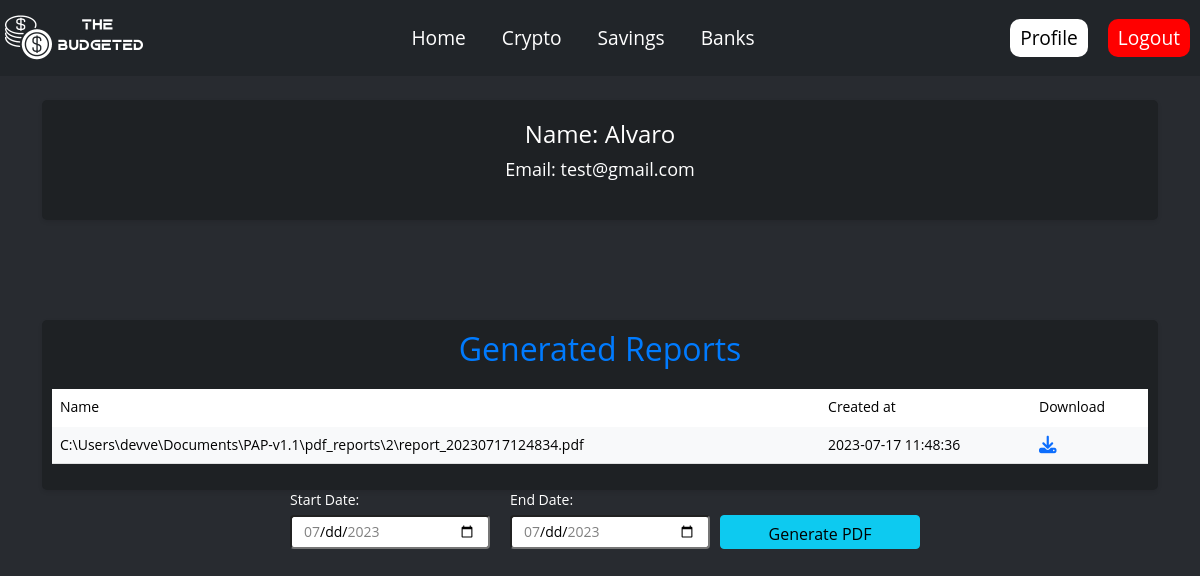
The page /profile (signed in) on the database its author committed.
### website/models.py (models this page shows, shortened)
class User(db.Model, UserMixin):
    id = db.Column(db.Integer, primary_key=True)
    email = db.Column(db.String(150), unique=True)
    password = db.Column(db.String(150))
    first_name = db.Column(db.String(150))
    total_cash = db.Column(db.Float, nullable=False, default=0.0)
    mains = db.relationship('Main', back_populates='user')
    savings = db.relationship('Saving', back_populates='user')
    cryptos = db.relationship('Crypto', back_populates='user')
    banks = db.relationship('Bank', back_populates='user')
    cash = db.relationship('CashSources', back_populates='user')

class GeneratedReport(db.Model):
    id = db.Column(db.Integer, primary_key=True)
    user_id = db.Column(db.Integer, db.ForeignKey('user.id'), nullable=False)
    filename = db.Column(db.String(100), nullable=False)
    generated_at = db.Column(db.DateTime, nullable=False, default=func.now())
    user = db.relationship('User', backref=db.backref('generated_reports', lazy=True))

### website/views.py (the view)
@views.route('/profile', methods=['GET'])
@login_required
def profile():
    oldest_transaction = Main.query.filter_by(user_id=current_user.id).order_by(Main.date.asc()).first()
    latest_transaction = Main.query.filter_by(user_id=current_user.id).order_by(Main.date.desc()).first()
    min_date = oldest_transaction.date.strftime('%Y-%m-%d') if oldest_transaction else ''
    max_date = latest_transaction.date.strftime('%Y-%m-%d') if latest_transaction else ''
    generated_reports = GeneratedReport.query.filter_by(user_id=current_user.id).all()
    return render_template('profile.html', user=current_user, generated_reports=generated_reports, min_date=min_date, max_date=max_date)

### website/__init__.py (called while the page is built)
def create_app():
    app = Flask(__name__)
    app.config['SECRET_KEY'] = 'devveeeeeeee'
    app.config['SQLALCHEMY_DATABASE_URI'] = f'sqlite:///{DB_NAME}'
    app.config['SESSION_COOKIE_SECURE'] = True
    app.config['SESSION_COOKIE_SAMESITE'] = 'None'
    db.init_app(app)
    from .views import views
    from .auth import auth
    app.register_blueprint(views, url_prefix='/')
    app.register_blueprint(auth, url_prefix='/')
    from .models import Main, User
    login_manager = LoginManager()
    login_manager.login_view = 'auth.login'
    login_manager.init_app(app)
    @login_manager.user_loader
    def load_user(id):
        return User.query.get(int(id))
    with app.app_context():
        db.create_all()
    return app

### website/templates/profile.html (shortened to what this page needs)
{% extends "base.html" %} {% block stylesheets %} {{ super() }}
<link
  rel="stylesheet"
  href="{{ url_for('static', filename='css/profile.css') }}"
/>
{% endblock %} {% block title %} My Profile {% endblock %} {% block content %}
<section class="profile-container">
  <div class="profile-details">
    <h1>Name: {{ user.first_name }}</h1>
    <h2>Email: {{ user.email }}</h2>
  </div>
</section>
<main class="report-table">
  <h2>Generated Reports</h2>
  <div class="table-responsive">
  <table class="table table-light align-middle">
    <thead>
      <tr>
        <th scope="col">Name</th>
        <th scope="col">Created at</th>
        <th scope="col">Download</th>
      </tr>
    </thead>
    <tbody>
      {% for report in generated_reports %}
      <tr>
        <td>{{ report.filename.split('/')[-1] }}</td>
        <td>{{ report.generated_at }}</td>
        <td>
          <a
            href="{{ url_for('views.download_report', report_id=report.id) }}"
            class="download-link"
            ></a
          >
        </td>
      </tr>
      {% endfor %}
    </tbody>
  </table>
</div>
</main>
<aside class="generate-form">
  <form action="/generate_pdf" method="POST">
    <div class="form-group">
      <label for="start_date">Start Date:</label>
      <input type="date" id="start_date" name="start_date" min="{{ min_date }}" max="{{ max_date }}" required />
    </div>
    <div class="form-group">
      <label for="end_date">End Date:</label>
      <input
        type="date"
        id="end_date"
        name="end_date"
        min="{{ min_date }}"
        max="{{ max_date }}"
        required
      />
    </div>
    <button type="submit" class="generate-pdf-btn btn btn-info">Generate PDF</button>
  </form>
</aside>
{% endblock %}

### website/static/css/style.css (style rules this page uses)
html body { background-color: #282b30; font-family: "Open Sans", sans-serif; font-size: 14px; line-height: 1.42857143; color: #ffffff; margin: 0; padding: 0; }

### website/static/css/profile.css (style rules this page uses)
.profile-container { text-align: center; margin: 100px auto; }
.profile-details { background-color: #1e2124; padding: 20px; border-radius: 5px; box-shadow: 0 2px 4px rgba(0, 0, 0, 0.1); }
.profile-details h1 { font-size: 24px; color: #ffffff; margin-bottom: 10px; }
.profile-details h2 { font-size: 18px; color: #ffffff; margin-bottom: 20px; }
.report-table { background-color: #1e2124; padding: 10px; border-radius: 5px; box-shadow: 0 2px 4px rgba(0, 0, 0, 0.1); }
.report-table h2 { text-align: center; margin-bottom: 20px; color: #007bff; }
.report-table table { width: 100%; }
.report-table th { background-color: #ffffff; border-top: 0; border-bottom: 2px solid #ffffff; font-weight: 500; }
.report-table td { border-top: 1px solid #dee2e6; }
.table-responsive { overflow-x: auto; }
.align-middle { vertical-align: middle !important; }
.table-light { background-color: #2e4f71; }
.generate-form { display: flex; justify-content: center; align-items: center; }
.generate-form form { display: flex; flex-wrap: wrap; justify-content: center; align-items: flex-start; }
.generate-form .form-group { display: flex; flex-direction: column; margin: 0 10px; }
.generate-form label { margin-bottom: 5px; }
.generate-form input[type="date"], .generate-form .generate-pdf-btn { height: 34px; width: 200px; padding: 6px 12px; border-radius: 4px; }
.generate-pdf-btn { margin: 25px auto; }

### rows shown on the page
User: first_name "Alvaro", email "test@gmail.com"
GeneratedReport: filename "C:\\Users\\devve\\Documents\\PAP-v1.1\\pdf_reports\\2\\report_20230717124834.pdf", generated_at "2023-07-17 11:48:36"
